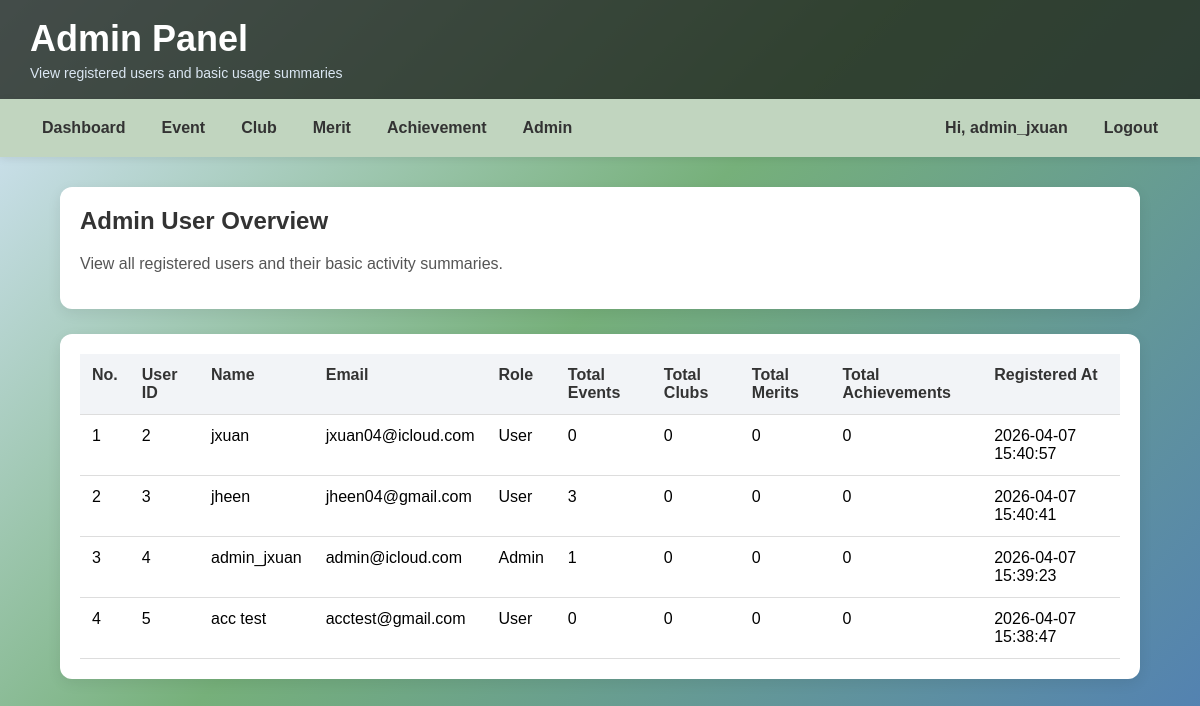
The app's page /admin/admin_users.php (signed in), older data.
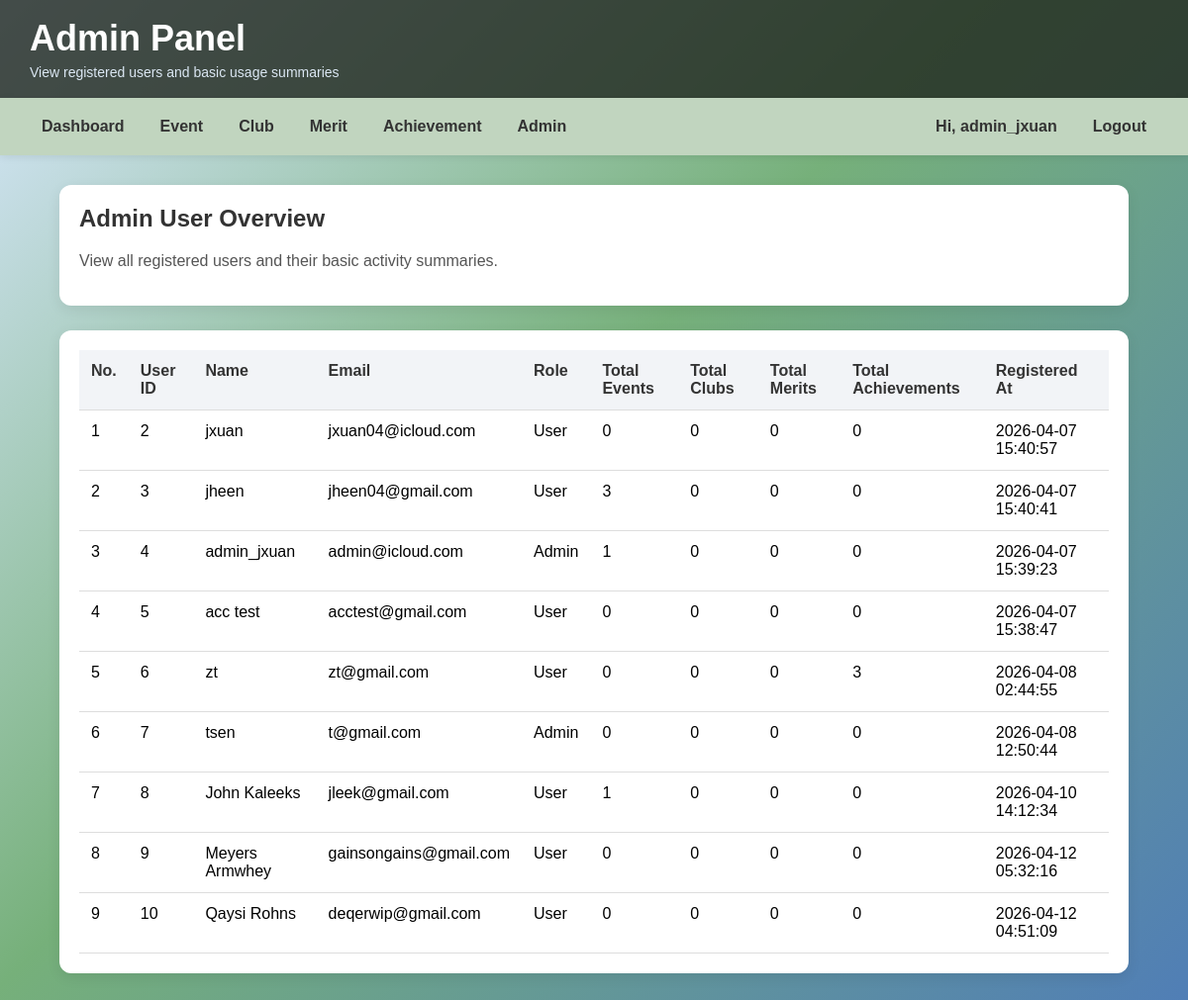
The same page, newer data.
### tables this page shows
CREATE TABLE `users` (
  `user_id` int(11) NOT NULL,
  `name` varchar(100) NOT NULL,
  `email` varchar(100) NOT NULL,
  `password` varchar(255) NOT NULL,
  `created_at` timestamp NOT NULL DEFAULT current_timestamp() ON UPDATE current_timestamp(),
  `is_admin` tinyint(1) NOT NULL DEFAULT 0
);

### admin/admin_users.php (the view, shortened to what this page needs)
<?php
include("../db.php");
$base_path = "../";
$page_title = "Admin Panel";
$page_subtitle = "View registered users and basic usage summaries";
$query = "
    SELECT
        users.user_id,
        users.name,
        users.email,
        users.created_at,
        users.is_admin,
        -- Total Events
        (SELECT COUNT(*)
         FROM events e
         WHERE e.user_id = users.user_id) AS total_events,
        -- Total Achievements
        (SELECT COUNT(*)
         FROM achievements a
         WHERE a.user_id = users.user_id) AS total_achievements
    FROM users
    ORDER BY users.user_id ASC
";
$result = mysqli_query($con, $query);
include("../partials/header.php");
include("../partials/navbar.php");
?>
    <div class="container">
        <div class="header-box">
            <h2>Admin User Overview</h2>
            <p>View all registered users and their basic activity summaries.</p>
        </div>
        <div class="table-box">
            <?php if($result && mysqli_num_rows($result) > 0) { ?>
            <table>
                <thead>
                    <tr>
                        <th>No.</th>
                        <th>User ID</th>
                        <th>Name</th>
                        <th>Email</th>
                        <th>Role</th>
                        <th>Total Events</th>
                        <th>Total Clubs</th>
                        <th>Total Merits</th>
                        <th>Total Achievements</th>
                        <th>Registered At</th>
                    </tr>
                </thead>
                <tbody>
                    <?php
                    $count = 1;
                    while($row = mysqli_fetch_assoc($result)) { ?>
                        <tr>
                            <td><?php echo $count; ?></td>
                            <td><?php echo htmlspecialchars($row['user_id']); ?></td>
                            <td><?php echo htmlspecialchars($row['name']); ?></td>
                            <td><?php echo htmlspecialchars($row['email']); ?></td>
                            <td><?php echo ($row['is_admin'] == 1) ? "Admin" : "User"; ?></td>
                            <td><?php echo htmlspecialchars($row['total_events']); ?></td>
                            <td>0</td>
                            <td>0</td>
                            <td><?php echo htmlspecialchars($row['total_achievements']); ?></td>
                            <td><?php echo htmlspecialchars($row['created_at']); ?></td>
                        </tr>
                    <?php
                    $count++;
                    }
                    ?>
                </tbody>
            </table>
            <?php } else { ?>
                <div class="empty-message">
                    <p>No users found.</p>
                </div>
            <?php } ?>
        </div>
    </div>
</body>
</html>

### partials/header.php (shortened to what this page needs)
<!DOCTYPE html>
<html lang="en">
<head>
    <link rel="stylesheet" href="<?php echo $base_path; ?>assets/style.css">
</head>
<body>
<div class="topbar">
    <h1><?php echo htmlspecialchars($page_title); ?></h1>
    <?php if (!empty($page_subtitle)) { ?>
        <p><?php echo htmlspecialchars($page_subtitle); ?></p>
    <?php } ?>
</div>

### partials/navbar.php (shortened to what this page needs)
<div class="navbar">
    <div class="nav-left">
        <a href="<?php echo $base_path; ?>dashboard.php">Dashboard</a>
        <a href="<?php echo $base_path; ?>event/event_list.php">Event</a>
        <a href="<?php echo $base_path; ?>club/club_list.php">Club</a>
        <a href="<?php echo $base_path; ?>merit/merit_list.php">Merit</a>
        <a href="<?php echo $base_path; ?>achievement/achievement_list.php">Achievement</a>
        <?php if (isset($_SESSION['is_admin']) && $_SESSION['is_admin'] == 1) { ?>
            <a href="<?php echo $base_path; ?>admin/admin_users.php">Admin</a>
        <?php } ?>
    </div>
    <div class="nav-right">
        <?php if (isset($_SESSION['user_name'])) { ?>
            <a href="#">Hi,  <?php echo htmlspecialchars($_SESSION['user_name']); ?></a>
            <a href="<?php echo $base_path; ?>logout.php">Logout</a>
        <?php }
        else { ?>
            <a href="<?php echo $base_path; ?>login.php">Login</a>
            <a href="<?php echo $base_path; ?>register.php">Register</a>
        <?php } ?>
    </div>
</div>

### assets/style.css (style rules this page uses)
body { font-family: Arial, sans-serif; background: linear-gradient(135deg, #d9e8ff 0%, #76b07a 45%, #507eb6 100%); background-attachment: fixed; min-height: 100vh; margin: 0; }
.container { width: 90%; max-width: 1100px; margin: 30px auto; }
.topbar { background-color: #222921d0; color: white; padding: 18px 30px; box-shadow: 0 2px 8px rgba(0,0,0,0.15); }
.topbar h1 { margin: 0; font-size: 36px; }
.topbar p { margin: 5px 0 0 0; color: #dbe7f3; font-size: 14px; }
.navbar { background-color: #c1d5bf; padding: 12px 30px; box-shadow: 0 2px 8px rgba(0,0,0,0.08); display: flex; justify-content: space-between; align-items: center; flex-wrap: wrap; }
.nav-left, .nav-right { display: flex; gap: 12px; flex-wrap: wrap; }
.navbar a { text-decoration: none; color: #333333; font-weight: bold; padding: 8px 12px; border-radius: 8px; }
.page-box, .card, .header-box, .module-card { background-color: #ffffff; padding: 20px; border-radius: 12px; box-shadow: 0 4px 14px rgba(0,0,0,0.08); }
.header-box, .page-box { margin-bottom: 25px; }
h2, h3 { color: #333333; margin-top: 0; }
p { color: #555555; }
.table-box { background-color: #ffffff; padding: 20px; border-radius: 12px; box-shadow: 0 4px 14px rgba(0,0,0,0.08); overflow-x: auto; -webkit-overflow-scrolling: touch; }
table { width: 100%; min-width: 900px; border-collapse: collapse; }
th, td { padding: 12px; border-bottom: 1px solid #dddddd; text-align: left; vertical-align: top; }
th { background-color: #f2f4f7; color: #333333; }

Row changes from the older to the newer data that the page shows:
added users: user_id "6", name "zt", email "zt@gmail.com", is_admin "User", total_events "0", total_achievements "3", created_at "2026-04-08 02:44:55"
added users: user_id "7", name "tsen", email "t@gmail.com", is_admin "Admin", total_events "0", total_achievements "0", created_at "2026-04-08 12:50:44"
added users: user_id "8", name "John Kaleeks", email "jleek@gmail.com", is_admin "User", total_events "1", total_achievements "0", created_at "2026-04-10 14:12:34"
added users: user_id "9", name "Meyers Armwhey", email "gainsongains@gmail.com", is_admin "User", total_events "0", total_achievements "0", created_at "2026-04-12 05:32:16"
added users: user_id "10", name "Qaysi Rohns", email "deqerwip@gmail.com", is_admin "User", total_events "0", total_achievements "0", created_at "2026-04-12 04:51:09"
